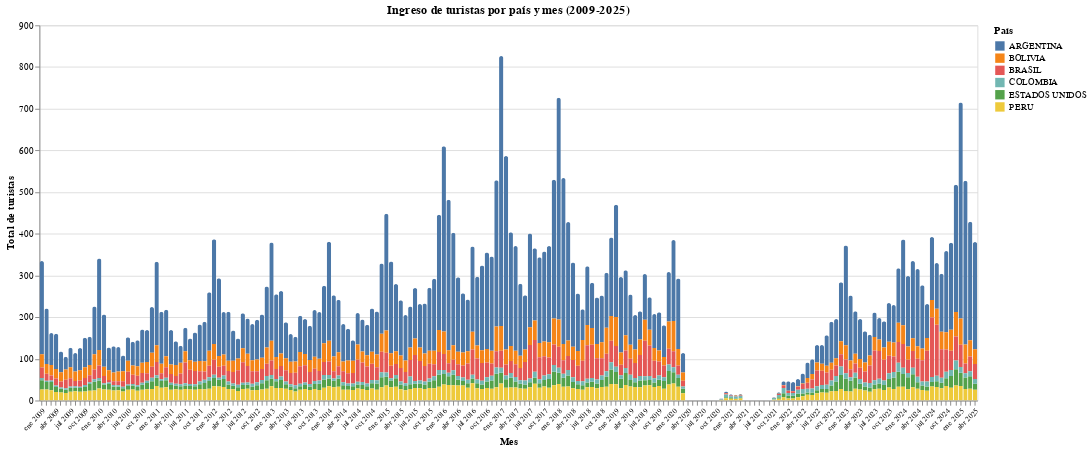

The notebook cell this image was saved under:
### Markdown cell above
En este paso, quise mostrar en el grafico los nombres de los meses en español (como "ene 2015" o "jul 2022") en lugar del formato que aparece por defecto. Creé un diccionario que asocia cada valor de mes con su etiqueta en español. Despues arme una expresión de javascript que Altair puede interpretar para personalizar las etiquetas del eje X.

### Code cell
chart = alt.Chart(df_filtrado).mark_bar(
    cornerRadiusTopLeft=3,
    cornerRadiusTopRight=3
).encode(
    x=alt.X(
        "Mes_Año:O",
        title="Mes",
        axis=alt.Axis(
            labelAngle=-45,
            labelFontSize=8,
            labelExpr=label_expr
        )
    ),
    y=alt.Y("sum(Turistas):Q", title="Total de turistas"),
    color=alt.Color("Nacionalidad:N", title="País"),
    tooltip=["Mes_Año", "Nacionalidad", "sum(Turistas)"]
).properties(
    width=1000,
    height=400,
    title="Ingreso de turistas por país y mes (2009-2025)"
).interactive()
chart

### Figure 1 — Vega-Lite specification as saved in the notebook (floating-point values rounded to 4 significant figures; data arrays with more than 128 entries replaced by an {"elided": "..."} marker saying what was removed)
{"config": {"view": {"continuousWidth": 300, "continuousHeight": 300}}, "data": {"name": "data-42d7e84ffe0f62139a3e9e9056bbe703"}, "mark": {"type": "bar", "cornerRadiusTopLeft": 3, "cornerRadiusTopRight": 3}, "encoding": {"color": {"field": "Nacionalidad", "title": "País", "type": "nominal"}, "tooltip": [{"field": "Mes_Año", "type": "nominal"}, {"field": "Nacionalidad", "type": "nominal"}, {"aggregate": "sum", "field": "Turistas", "type": "quantitative"}], "x": {"axis": {"labelAngle": -45, "labelExpr": "{\"2009-01\": \"ene 2009\", \"2009-04\": \"abr 2009\", \"2009-07\": \"jul 2009\", \"2009-10\": \"oct 2009\", \"2010-01\": \"ene 2010\", \"2010-04\": \"abr 2010\", \"2010-07\": \"jul 2010\", \"2010-10\": \"oct 2010\", \"2011-01\": \"ene 2011\", \"2011-04\": \"abr 2011\", \"2011-07\": \"jul 2011\", \"2011-10\": \"oct 2011\", \"2012-01\": \"ene 2012\", \"2012-04\": \"abr 2012\", \"2012-07\": \"jul 2012\", \"2012-10\": \"oct 2012\", \"2013-01\": \"ene 2013\", \"2013-04\": \"abr 2013\", \"2013-07\": \"jul 2013\", \"2013-10\": \"oct 2013\", \"2014-01\": \"ene 2014\", \"2014-04\": \"abr 2014\", \"2014-07\": \"jul 2014\", \"2014-10\": \"oct 2014\", \"2015-01\": \"ene 2015\", \"2015-04\": \"abr 2015\", \"2015-07\": \"jul 2015\", \"2015-10\": \"oct 2015\", \"2016-01\": \"ene 2016\", \"2016-04\": \"abr 2016\", \"2016-07\": \"jul 2016\", \"2016-10\": \"oct 2016\", \"2017-01\": \"ene 2017\", \"2017-04\": \"abr 2017\", \"2017-07\": \"jul 2017\", \"2017-10\": \"oct 2017\", \"2018-01\": \"ene 2018\", \"2018-04\": \"abr 2018\", \"2018-07\": \"jul 2018\", \"2018-10\": \"oct 2018\", \"2019-01\": \"ene 2019\", \"2019-04\": \"abr 2019\", \"2019-07\": \"jul 2019\", \"2019-10\": \"oct 2019\", \"2020-01\": \"ene 2020\", \"2020-04\": \"abr 2020\", \"2020-07\": \"jul 2020\", \"2020-10\": \"oct 2020\", \"2021-01\": \"ene 2021\", \"2021-04\": \"abr 2021\", \"2021-07\": \"jul 2021\", \"2021-10\": \"oct 2021\", \"2022-01\": \"ene 2022\", \"2022-04\": \"abr 2022\", \"2022-07\": \"jul 2022\", \"2022-10\": \"oct 2022\", \"2023-01\": \"ene 2023\", \"2023-04\": \"abr 2023\", \"2023-07\": \"jul 2023\", \"2023-10\": \"oct 2023\", \"2024-01\": \"ene 2024\", \"2024-04\": \"abr 2024\", \"2024-07\": \"jul 2024\", \"2024-10\": \"oct 2024\", \"2025-01\": \"ene 2025\", \"2025-04\": \"abr 2025\"}[datum.value] || ''", "labelFontSize": 8}, "field": "Mes_Año", "title": "Mes", "type": "ordinal"}, "y": {"aggregate": "sum", "field": "Turistas", "title": "Total de turistas", "type": "quantitative"}}, "height": 400, "params": [{"name": "param_2", "select": {"type": "interval", "encodings": ["x", "y"]}, "bind": "scales"}], "title": "Ingreso de turistas por país y mes (2009-2025)", "width": 1000, "$schema": "https://vega.github.io/schema/vega-lite/v5.20.1.json", "datasets": {"data-42d7e84ffe0f62139a3e9e9056bbe703": {"elided": "1176 records"}}}
